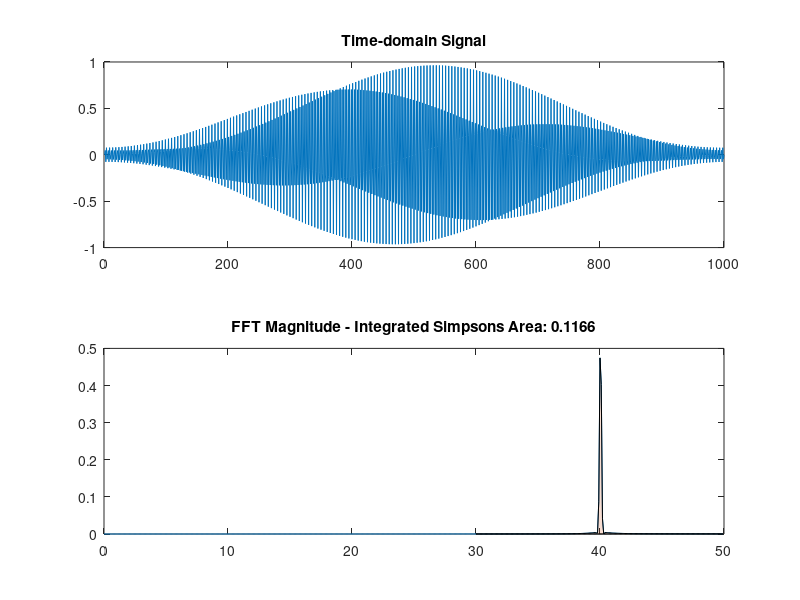

Reproduce this figure in MATLAB.
function main_function()

    % Constants
    TIMESTEP = 0.01;
    NUMSAMPLES = 1000;
    MOD_FREQ_HZ = 40;
    CHANNEL_SEPARATION_HZ = 40;

    % Main script execution
    signal = generate_signal(TIMESTEP, NUMSAMPLES);
    visualize_signal_and_fft_simpsons(signal, TIMESTEP, MOD_FREQ_HZ, CHANNEL_SEPARATION_HZ);

end

function signal = generate_signal(timestep, numsamples)
    t = linspace(0, numsamples*timestep, numsamples);
    windowed_signal = sin(40.0 * 2.0 * pi * t) .* hamming(numsamples).';
    signal = windowed_signal;
end

function [xf, yf] = fft_calculate(data, timestep)
    yf = abs(fft(data));
    numsamples = length(data);
    freq = 0:1/timestep/numsamples:1/timestep - 1/timestep/numsamples;
    xf = freq(1:numsamples/2);
    yf = yf(1:numsamples/2) * 2.0 / numsamples;
end

function [idx, nearestValue] = find_nearest(array, value)
    [~, idx] = min(abs(array - value));
    nearestValue = array(idx);
end

function result = simpsons_integration(xf, yf, idx_start, idx_stop)
    n = idx_stop - idx_start;
    if mod(n, 2) ~= 0
        error('Number of intervals should be even for composite Simpson''s rule.');
    end

    h = (xf(idx_stop) - xf(idx_start)) / n;
    result = 0;

    for i = 0:2:n-2
        result = result + (h/3) * (yf(idx_start + i) + 4*yf(idx_start + i + 1) + yf(idx_start + i + 2));
    end
end

function visualize_signal_and_fft_simpsons(signal, timestep, mod_freq_hz, channel_separation_hz)
    [xf, yf] = fft_calculate(signal, timestep);

    freq_start = mod_freq_hz - channel_separation_hz / 2;
    freq_stop = mod_freq_hz + channel_separation_hz / 2;

    [idx_start, ~] = find_nearest(xf, freq_start);
    [idx_stop, ~] = find_nearest(xf, freq_stop);

    % Ensure an odd number of indices (even number of intervals) for Simpson's rule
    if mod(idx_stop - idx_start, 2) == 1
        idx_stop = idx_stop - 1;
    end

    integrated_area = simpsons_integration(xf, yf, idx_start, idx_stop);

    % Time-domain Signal plot
    subplot(2, 1, 1);
    plot(signal);
    title('Time-domain Signal');
    
    % FFT Magnitude plot
    subplot(2, 1, 2);
    plot(xf, yf);
    hold on;

    % Highlight Area of Interest
    freq_start = mod_freq_hz - (channel_separation_hz * 0.25);
    freq_stop = mod_freq_hz + (channel_separation_hz * 0.25);
    [idx_start, ~] = find_nearest(xf, freq_start);
    [idx_stop, ~] = find_nearest(xf, freq_stop);

    area(xf(idx_start:idx_stop), yf(idx_start:idx_stop), 'FaceAlpha', 0.2);
    title(['FFT Magnitude - Integrated Simpsons Area: ', num2str(integrated_area, '%.4f')]);
    hold off;
end
